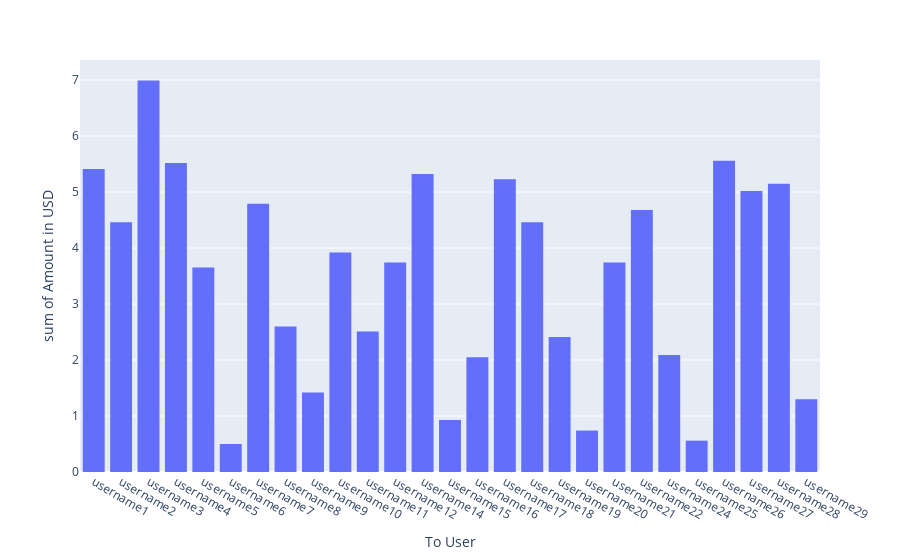

Notebook code cell kept with this figure:
### Code cell
fig

### Figure 1 — Plotly figure (JSON) as saved in the notebook; plotly's stock layout.template omitted (floating-point values rounded to 4 significant figures)
{"data": [{"alignmentgroup": "True", "bingroup": "x", "histfunc": "sum", "hovertemplate": "To User=%{x}<br>sum of Amount in USD=%{y}<extra></extra>", "legendgroup": "", "marker": {"color": "#636efa", "pattern": {"shape": ""}}, "name": "", "offsetgroup": "", "orientation": "v", "showlegend": false, "type": "histogram", "x": ["username1", "username2", "username3", "username4", "username5", "username6", "username7", "username8", "username9", "username10", "username11", "username12", "username3", "username14", "username15", "username16", "username17", "username18", "username19", "username20", "username21", "username22", "username3", "username24", "username25", "username26", "username27", "username28", "username29"], "xaxis": "x", "y": [5.41, 4.46, 3.1, 5.52, 3.65, 0.5, 4.79, 2.6, 1.42, 3.92, 2.51, 3.74, 0.55, 5.32, 0.93, 2.05, 5.23, 4.46, 2.41, 0.74, 3.74, 4.68, 3.34, 2.09, 0.56, 5.56, 5.02, 5.15, 1.3], "yaxis": "y"}], "layout": {"barmode": "relative", "legend": {"tracegroupgap": 0}, "margin": {"t": 60}, "xaxis": {"anchor": "y", "domain": [0, 1], "title": {"text": "To User"}}, "yaxis": {"anchor": "x", "domain": [0, 1], "title": {"text": "sum of Amount in USD"}}}}
